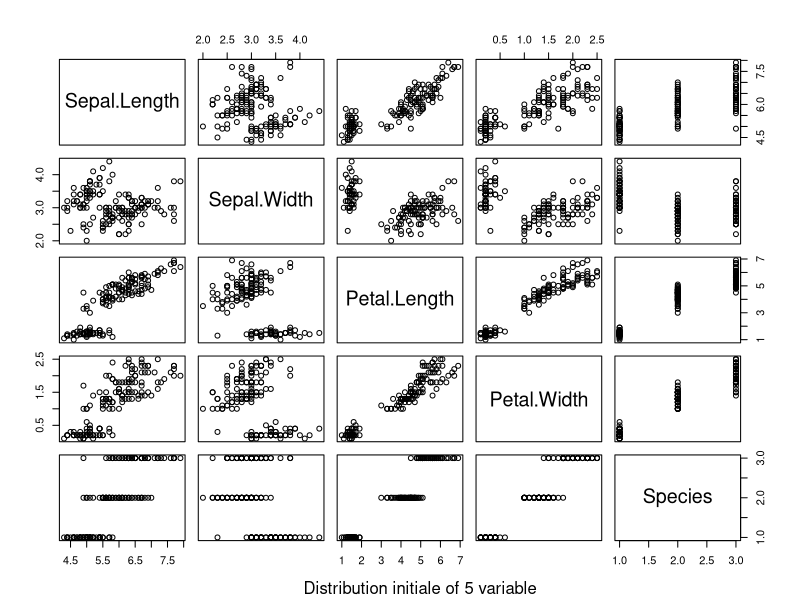
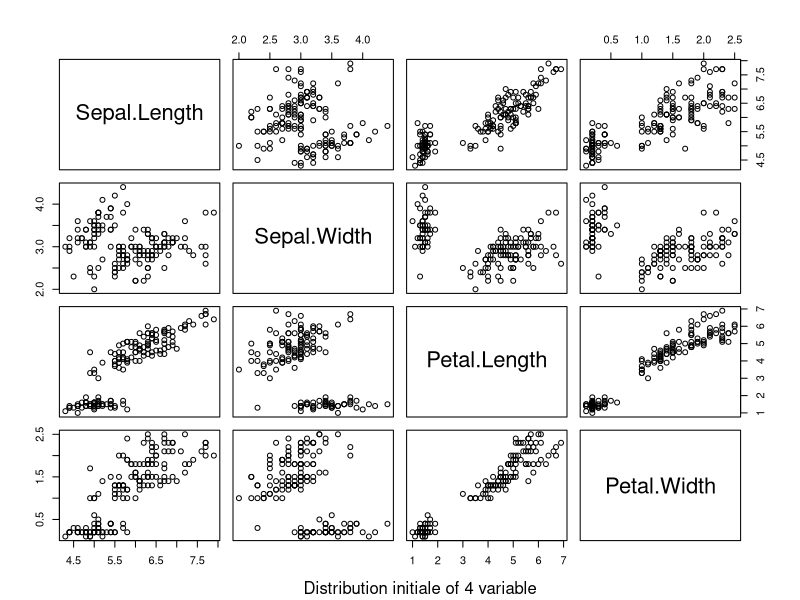
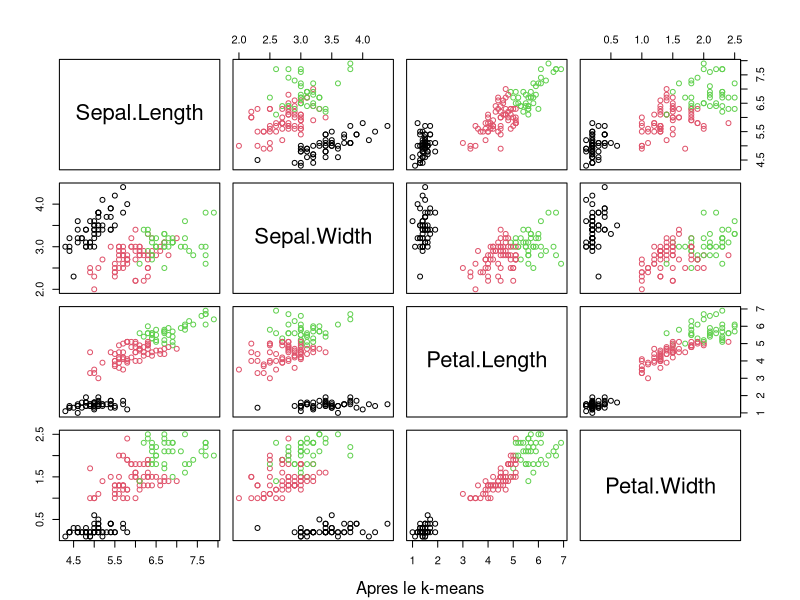

Write R code to recreate these figures, in order. (Note: this script raises an error after producing the figures.)
library(stats)
library(graphics)
library(cluster)
library(fpc)
library(caret)
library(e1071)
# The datasets package needs to be loaded to access our data 
# For a full list of these datasets, type library(help = "datasets")
library(datasets)
data(iris)
summary(iris)
plot(iris)
title (sub = 'Distribution initiale of 5 variable')

x <- iris[,1:4]
plot(x)
title(sub = 'Distribution initiale of 4 variable')

# k moyennes clustering
cl3 <- kmeans(x,3)
cl3
plot(x, col=cl3$cluster)
title(sub = "Apres le k-means")

y = cl3
cl3$cluster = gsub("1","setosa",cl3$cluster)
cl3$cluster = gsub("2","versicolor",cl3$cluster)
cl3$cluster = gsub("3","virginica",cl3$cluster)
confusionMatrix(cl3$cluster,iris[,5])

# k medoid clustering
pamx <- pam(x,3)
pamx 
summary(pamx)
plot(pamx)

#knn clustering
TrainData <- iris[,1:4]
TrainClasses <- iris[,5]

knnFit <- train(TrainData, TrainClasses,
                method = "knn",
                preProcess = c("center", "scale"),
                tuneLength = 10,
                trControl = trainControl(method = "cv"))
confusionMatrix(knnFit)
confusionMatrix(knnFit, "average")
confusionMatrix(knnFit, "none")
